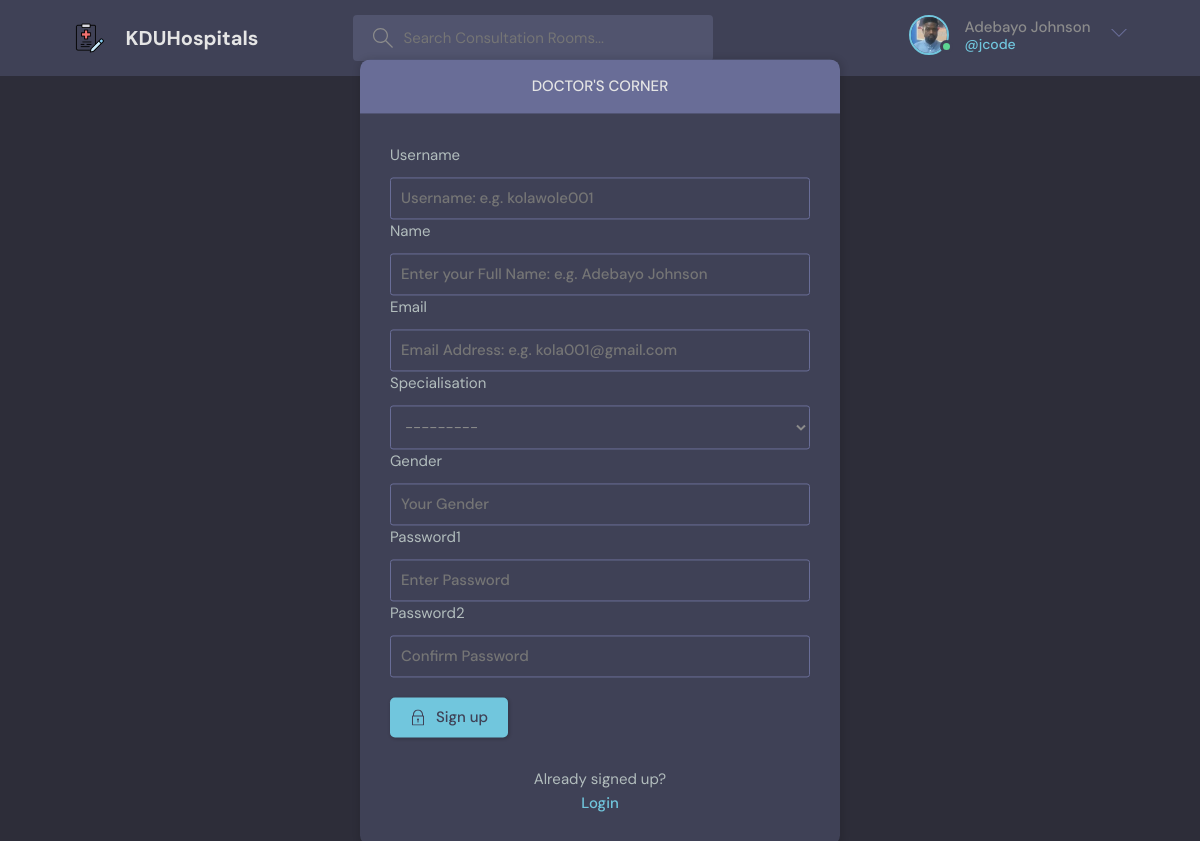
/register-doctor/ (signed in), run on the app's committed database.
### base/models.py (models this page shows)
class User(AbstractUser):
    name = models.CharField(max_length=200, null=True)
    email = models.EmailField(unique=True, null=True)
    bio = models.TextField(null=True)
    status = models.CharField(null=True,max_length = 20)
    hospital = models.ForeignKey(Hospital, on_delete=models.SET_NULL, null=True)
    specialisation = models.ForeignKey(Specialisation, on_delete=models.SET_NULL, null=True)
    avatar = models.ImageField(null=True, default="avatar.svg")
    certificate = models.ImageField(null=True, default="avatar.svg")
    gender = models.CharField(null=True,max_length = 20)
    card_number = models.CharField(null=True,max_length = 30)
    active = models.CharField(null=True,max_length = 3)
    created = models.DateTimeField(auto_now_add = True, null=True)
    USERNAME_FIELD = 'email'
    REQUIRED_FIELDS = []

### base/views.py (the view, shortened to what this page needs)
# urls.py: path('register-doctor/', views.registerUserDoctor, name="register-doctor"),
def registerUserDoctor(request):
    form  = MyDoctorCreationForm()
    context = {'form':form}
    return render(request,'base/userDoc_register.html', context)

### base/models.py (called while the page is built)
    def __str__(self):
        return self.name

### base/templates/base/userDoc_register.html (shortened to what this page needs)
{% extends 'main.html' %}
{% block content %}
    <main class="auth layout">
        <div class="container">
          <div class="layout__box">
            <div class="layout__boxHeader">
              <div class="layout__boxTitle">
                <h3>Doctor's Corner</h3>
              </div>
            </div>
            <div class="layout__body">
              <form class="form" action="" method="post">
                <div class="form__group form__group">
                  {% for field in form %}
                  <label for="room_name">{{field.label}}</label>
                    {{field}}
                    {% endfor %}
                </div>
                <button class="btn btn--main" type="submit">
                  Sign up
                </button>
              </form>
              <div class="auth__action">
                <p>Already signed up?</p>
                <a href="{% url 'login' %}" class="btn btn--link">Login</a>
              </div>
            </div>
          </div>
        </div>
      </main>
{% endblock content %}

### templates/navbar.html (shortened to what this page needs)
{% load static %}
<header class="header header--loggedIn">
    <div class="container">
      <a href="{% url 'home' %}" class="header__logo">
        <img src="{% static 'img/medicals.png' %}" />
        <h1>KDUHospitals</h1>
      </a>
      <form class="header__search" method="GET" action="{% url 'home' %}">
        <label>
          <input type="text" name="q" placeholder="Search Consultation Rooms..." />
        </label>
      </form>
      <nav class="header__menu">
        {% if request.user.is_authenticated %}
        <div class="header__user">
          <a href="{% url 'user-profile' request.user.id %}">
            <div class="avatar avatar--medium active">
              <img src="{{request.user.avatar.url}}" />
            </div>
            <p>{{request.user.name}} <span>@{{request.user.username}}</span></p>
          </a>
          <button class="dropdown-button">
            <svg version="1.1" xmlns="http://www.w3.org/2000/svg" width="32" height="32" viewBox="0 0 32 32">
              <title>chevron-down</title>
              <path d="M16 21l-13-13h-3l16 16 16-16h-3l-13 13z"></path>
            </svg>
          </button>
        </div>
        {% else %}
        <a href="{% url 'login' %}">
          <img src="{% static 'img/avatar.svg' %}" />
          <p>Login</p>
        </a>
        {% endif %}
      </nav>
    </div>
  </header>

### templates/main.html (style rules this page uses)
.form__group { position: relative; }

### data on the page
User: user.avatar (picture), user.name "Adebayo Johnson", user.username "jcode"

### other printed values
{{ field.label }} "Username" "Name" "Email" "Specialisation" "Gender" "Password1" "Password2"
